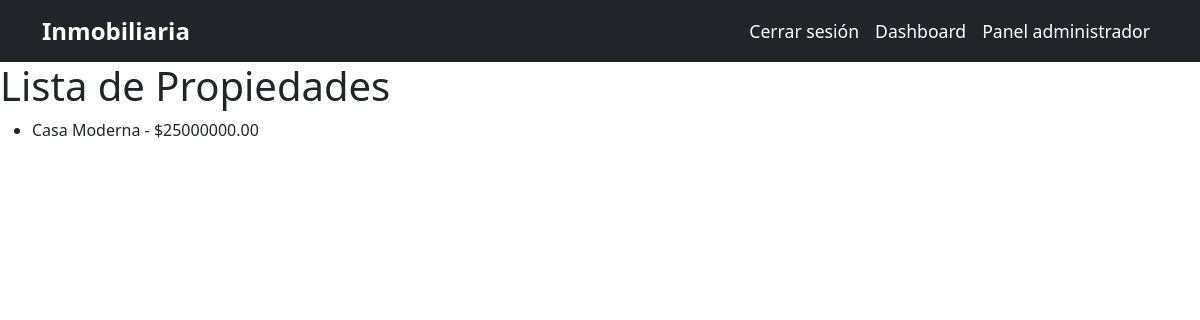
The page /properties/ (signed in) on the database as committed earlier.
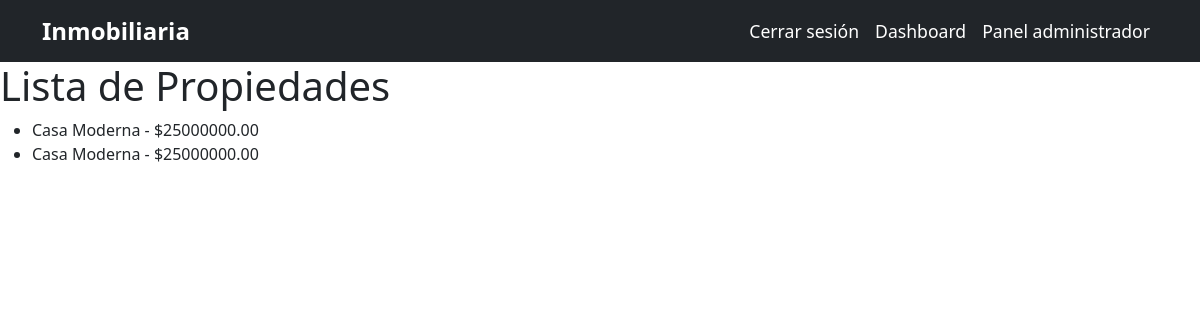
The same page on the database as committed later.
### core/models.py (models this page shows, shortened)
class Propiedad(models.Model):
    titulo = models.CharField(max_length=100)
    descripcion = models.TextField()
    tipo = models.CharField(max_length=50)
    precio = models.DecimalField(max_digits=10, decimal_places=2)
    imagen = models.ImageField(upload_to="propiedades/")  # Guardará imágenes en /media/propiedades/
    direccion = models.CharField(max_length=100)
    agente = models.ForeignKey(Usuario, on_delete=models.CASCADE, limit_choices_to={'rol': 'AGENTE'})

### core/views.py (the view)
# urls.py: path("properties/", lista_propiedades, name="lista_propiedades"),
@login_required
def lista_propiedades(request):
    propiedades = Propiedad.objects.all()
    return render(request, "core/lista_propiedades.html", {"propiedades": propiedades})

### core/templates/core/lista_propiedades.html
{% extends 'core/base.html' %}
{% block content %}
    <h1>Lista de Propiedades</h1>
    <ul>
        {% for propiedad in propiedades %}
            <li>{{ propiedad.titulo }} - ${{ propiedad.precio }}</li>
        {% endfor %}
    </ul>
{% endblock %}

### core/templates/core/base.html (shortened to what this page needs)
{% load static %}
<!DOCTYPE html>
<html lang="es">
<head>
    <link href="https://cdn.jsdelivr.net/npm/bootstrap@5.3.0/dist/css/bootstrap.min.css" rel="stylesheet">
    <link rel="stylesheet" href="{% static 'css/styles.css' %}">
</head>
<body>
    <nav class="navbar navbar-expand-lg navbar-dark bg-dark">
        <div class="container">
            <a class="navbar-brand" href="{% url 'home' %}">Inmobiliaria</a>
            <div class="collapse navbar-collapse justify-content-end">
                <ul class="navbar-nav">
                    {% if user.is_authenticated %}
                        <li class="nav-item"><a class="nav-link" href="{% url 'logout' %}">Cerrar sesión</a></li>
                        {% if user.rol == 'ADMIN' or user.rol == 'AGENTE' %}
                            <li class="nav-item"><a class="nav-link" href="">Dashboard</a></li>
                            <li class="nav-item"><a class="nav-link" href="{% url 'panel_propiedades' %}">Panel administrador</a></li>
                        {% endif %}
                    {% else %}
                        <li class="nav-item"><a class="nav-link" href="{% url 'login' %}">Iniciar sesión</a></li>
                        <li class="nav-item"><a class="nav-link" href="{% url 'register' %}">Registrarse</a></li>
                    {% endif %}
                </ul>
            </div>
        </div>
    </nav>
    <div class="container-fluid">
        {% block content %}
        {% endblock %}
    </div>
</body>
</html>

### static/css/styles.css (style rules this page uses)
body, html { margin: 0; padding: 0; width: 100%; overflow-x: hidden; }
.container-fluid { padding-left: 0; padding-right: 0; }
.navbar { background-color: #2c3e50; }
.navbar-brand { color: white; font-size: 1.5rem; font-weight: bold; }
.navbar-nav .nav-link { color: white; font-size: 1.1rem; }

Rows that differ between the two databases and show on the page:
added Propiedad: titulo "Casa Moderna", precio "25000000.00"
